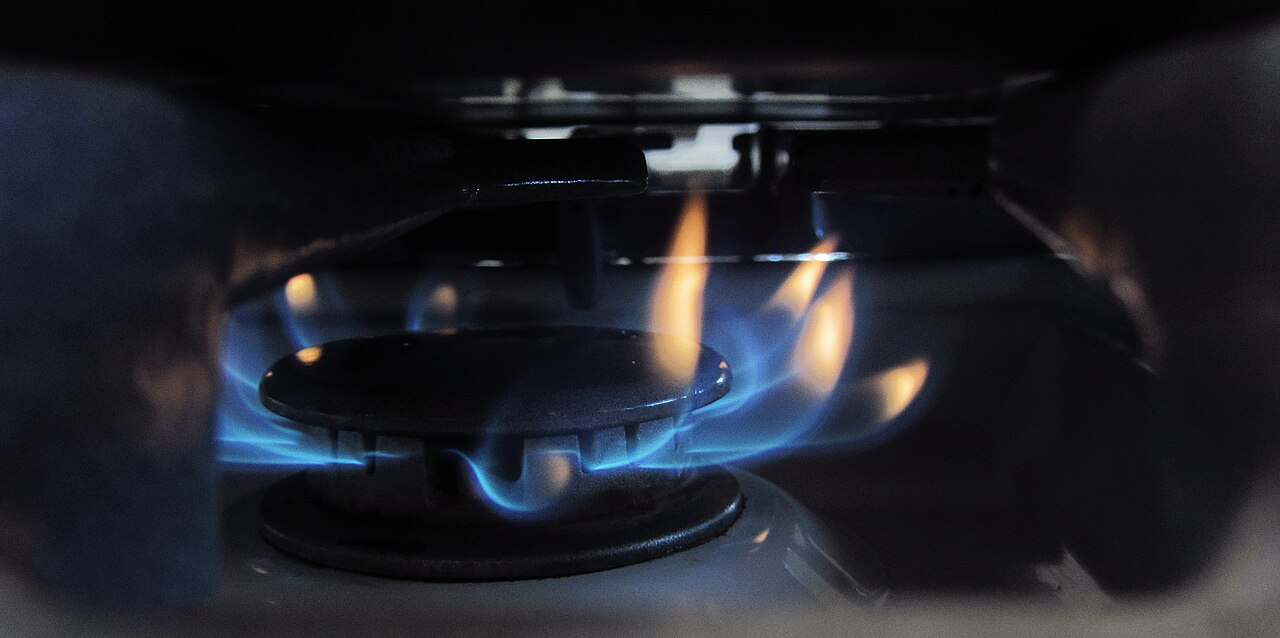
#> input picture references/illustrations/gas_stove_burner_flame_cc0.jpg, 1280 x 638 px
$ python -i tugas_source_verdict.py   (imports and definitions only)
#> lines starting #> are read from the running program, lines starting #| are printed output that depends on the picture
"""Tugas Akhir 逐图来源判定（执行单 8.1 第 2 项：全 260 图逐图审核）。

目标：把 260 张分成「可作训练候选」与「hold/exclude」，并给出可核对的证据。

判定信号（只读、不联网）：
  S1 重复斜向水印：pngtree 类水印会在整幅图重复出现，产生**全图范围内的规则斜线纹理**。
  S2 水印条：iStock 类会在中部/右下出现「深色半透明条 + 高亮文字」。
  S3 缩略图版式：YouTube/短视频缩略图常有**纯色文字块**（大块高饱和/纯白区域）与描边大字。
  S4 专业摄影特征：浅景深、暗背景单点布光、影棚白底 —— 与"实机厨房照片"不符。
  S5 低分辨率/强压缩：网页抓取的常见特征。

输出：每张图的各信号分与建议结论；并导出可疑图供人眼确认。
"""
from __future__ import annotations

import argparse
import csv
import json
import math
from collections import Counter
from pathlib import Path

from PIL import Image, ImageFilter

ROOT = Path(r"D:\Tugas Akhir.v3-3.0.yolov11")
IMG_EXT = {".jpg", ".jpeg", ".png"}


def gx(im: Image.Image) -> Image.Image:
    return im.convert("L")


# [27 lines left out: function s1_diagonal_watermark, not called in this run]


def s2_watermark_bar(im: Image.Image) -> float:
    """中部/右下「深底 + 高亮文字」条带。"""
    W, H = im.size
    best = 0.0
    for (rx0, ry0, rx1, ry1) in ((0.45, 0.42, 1.00, 0.72), (0.50, 0.72, 1.00, 0.92)):
        box = (int(rx0 * W), int(ry0 * H), int(rx1 * W), int(ry1 * H))
        if box[2] - box[0] < 16 or box[3] - box[1] < 8:
            continue
        crop = gx(im).crop(box)
        n = crop.size[0] * crop.size[1]
        px = list(crop.getdata())
        bright = sum(1 for v in px if v > 225) / n
        dark = sum(1 for v in px if v < 60) / n
        e = crop.filter(ImageFilter.FIND_EDGES)
        ep = list(e.getdata())
        edge = sum(1 for v in ep if v > 80) / len(ep)
        # 水印条：既有亮字也有暗底，且边缘丰富
        best = max(best, min(bright * 3.0, 1.0) * min(edge * 8.0, 1.0))
    return round(best, 4)


# [125 lines left out: functions s3_overlay_block, s4_studio_look, main, not called in this run]


# [2 lines not run here, left out]

>>> from PIL import Image
>>> picture = Image.open('../../references/illustrations/gas_stove_burner_flame_cc0.jpg')
#> picture is the input picture: PIL image 1280x638 RGB; mean R, G, B 31.2, 32.5, 39.4
>>> result = s2_watermark_bar(picture)
#> the loop in s2_watermark_bar, `for (rx0, ry0, rx1, ry1) in ((0.45, 0.42, 1.00, 0.72), (0.50, 0.72, 1...` made 2 passes
#> (bright, dark, edge, best) on passes 1 to 2: (0.00934, 0.701, 0.0127, 0.00285), (0, 0.808, 0.0142, 0.00285)
#> pass 1, in s2_watermark_bar, `crop = gx(im).crop(box)`:
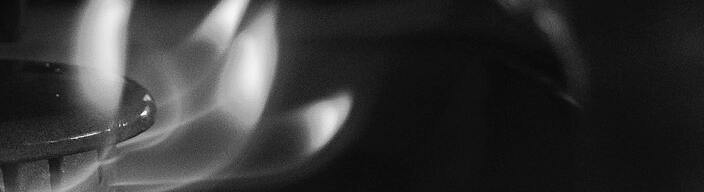
#> crop: PIL image 704x192 L; min 7, max 248, mean 53.3
#> pass 1, in s2_watermark_bar, `e = crop.filter(ImageFilter.FIND_EDGES)`:
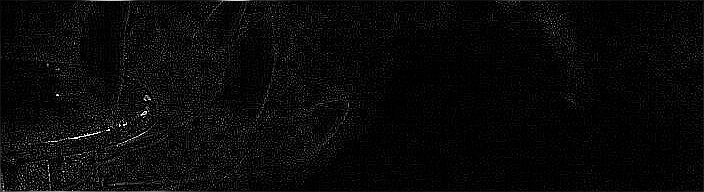
#> e: PIL image 704x192 L; min 0, max 255, mean 8.7
#> pass 2, in s2_watermark_bar, `crop = gx(im).crop(box)`:
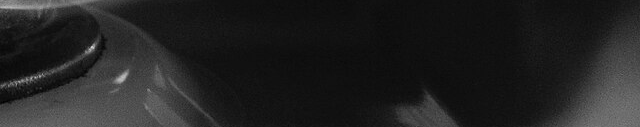
#> crop: PIL image 640x127 L; min 1, max 212, mean 34.3
#> pass 2, in s2_watermark_bar, `e = crop.filter(ImageFilter.FIND_EDGES)`:
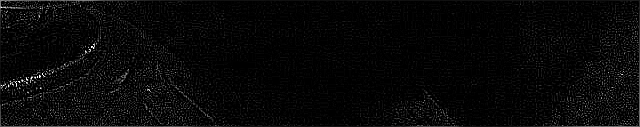
#> e: PIL image 640x127 L; min 0, max 255, mean 8.2
#> result = 0.0029
